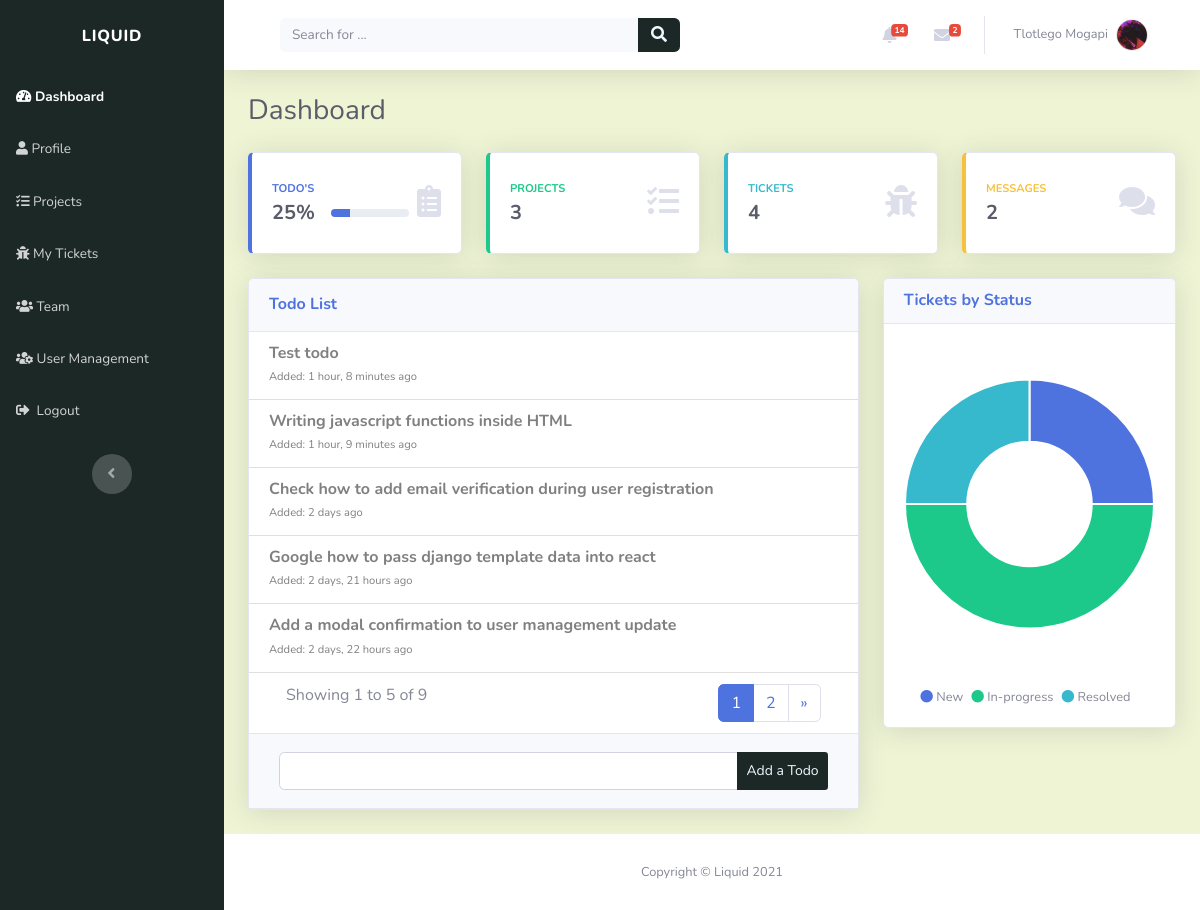
/ (signed in), run on an earlier commit of the app's database.
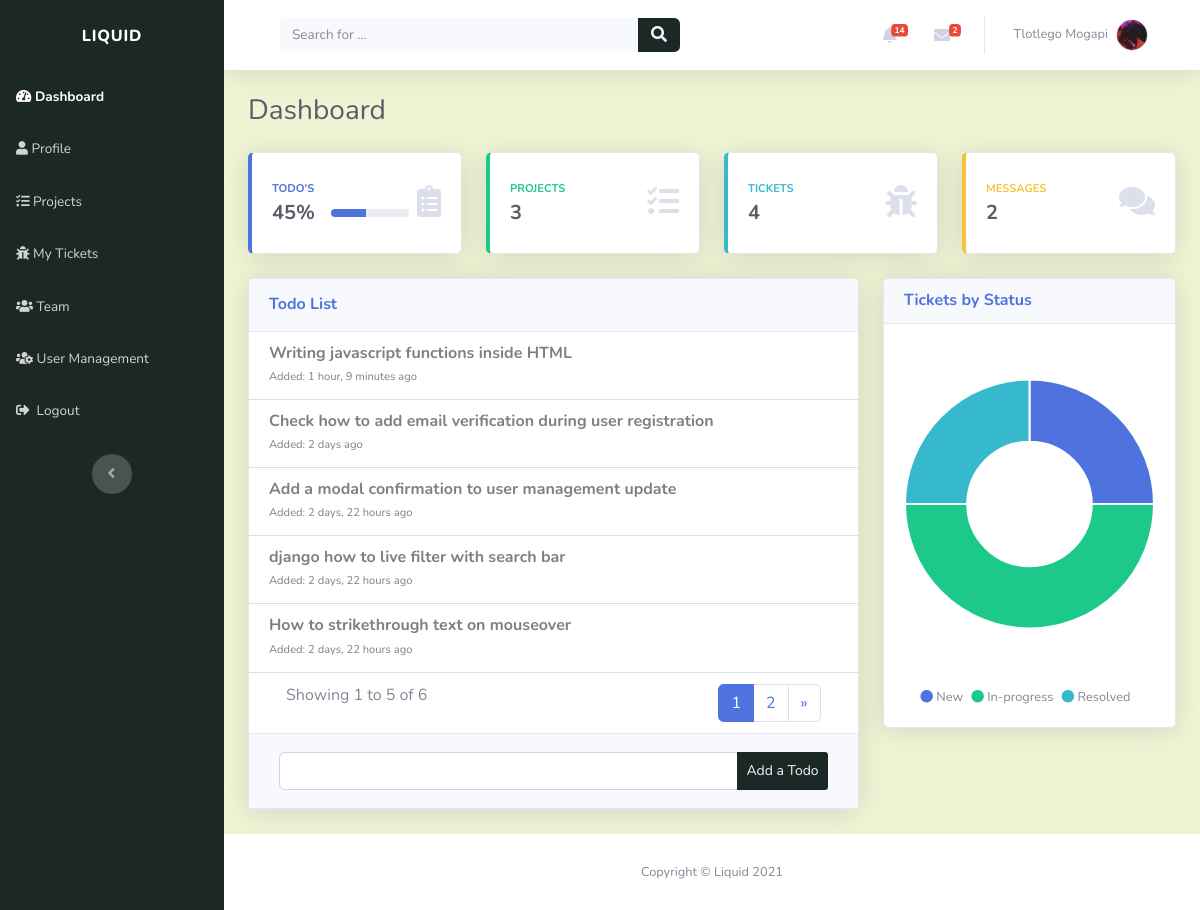
And on a later commit of the database.
### index/models.py (models this page shows, shortened)
class Todo(models.Model):
    TODO_STATUS = (
        ('COM', 'Completed'),
        ('SCH', 'Scheduled'),
    )
    created_by = models.ForeignKey(Profile, on_delete=models.CASCADE)
    created_on = models.DateTimeField(verbose_name="created on", auto_now_add=True)
    note = models.CharField(max_length=80)
    status = models.CharField(max_length=6, choices=TODO_STATUS, default='SCH')

### index/views.py (the view)
# urls.py: path('', views.index_view, name="index_page"),
@login_required(login_url='login_page')
def index_view(request):
    query = ""
    context = {}
    user = request.user
    user_profile = get_object_or_404(Profile, user=user)
    if request.GET and request.GET.get('q', None):
        query = request.GET.get('q', ' ')
        context['query'] = str(query)
        projects_query = sorted(search_projects(
            query), key=attrgetter('created_on'), reverse=True)
        tickets_query = sorted(search_tickets(
            query), key=attrgetter('created_on'), reverse=True)
        users_query = sorted(search_users(
            query), key=attrgetter('first_name'), reverse=True)
        context['projects'] = projects_query
        context['tickets'] = tickets_query
        context['users'] = users_query
        return render(request, "index/search_results.html", context)
    else:
        user_tickets = get_user_tickets(user_profile)
        resolved_tickets = 0
        new_tickets = 0
        in_progress_tickets = 0
        total_tickets = 0
        for ticket in user_tickets:
            total_tickets += 1
            if ticket.status == 'RESOLVED':
                resolved_tickets += 1
            elif ticket.status == 'NEW':
                new_tickets += 1
            elif ticket.status == 'IN_PROGRESS':
                in_progress_tickets += 1
        context['total_tickets'] = total_tickets
        if total_tickets != 0:
            context['resolved_tickets'] = round(resolved_tickets*100 / total_tickets)
            context['new_tickets'] = round(new_tickets*100 / total_tickets)
            context['in_progress_tickets'] = round(in_progress_tickets*100 / total_tickets)
        else:
            default_value = round(100/3)
            context['resolved_tickets'] = default_value
            context['new_tickets'] = default_value
            context['in_progress_tickets'] = default_value
        todos_count = Todo.objects.filter(created_by=user_profile).count()
        completed_todos = Todo.objects.filter(created_by=user_profile).filter(status='COM').count()
        todos_percentage = round(completed_todos*100 / todos_count)
        context['todos_percentage'] = todos_percentage
        user_todos = Todo.objects.filter(created_by=user_profile).filter(status='SCH').order_by('-created_on')
        page = request.GET.get('page', 1)
        todos_paginator = Paginator(user_todos, 5)
        try:
            user_todos = todos_paginator.page(page)
        except PageNotAnInteger:
            user_todos = todos_paginator.page(5)
        except EmptyPage:
            user_todos = todos_paginator.page(todos_paginator.num_pages)
        context['user_todos'] = user_todos
        if user.is_admin:
            context['tickets_count'] = user_tickets.count()
            context['projects_count'] = Project.objects.all().count()
        context['form'] = TodoForm()
        return render(request, "index/dashboard.html", context)

### index/forms.py
class TodoForm(forms.Form):
    todo = forms.CharField(max_length=80, widget=forms.TextInput(attrs={'class': 'form-control', 'name': "todo"}))

### index/custom_processors.py (called while the page is built)
def profile_processor(request):
    if request.user.is_authenticated:
        user = request.user
        user_profile = get_object_or_404(Profile, user=user)
        user_messages = DirectMessage.objects.filter(receiver=user_profile).filter(status='UNREAD').order_by('-created_on')[:5]
        user_alerts = Alert.objects.filter(user=user_profile).filter(status='UNREAD').order_by('-created_on')[:5]
        return {'profile': user_profile, 'direct_messages': user_messages, 'alerts': user_alerts}
    else:
        return{}

### index/templates/index/dashboard.html (shortened to what the changed rows need)
{% extends "index/header.html" %}
{% load static %}
{% block content %}
<div class="row">
	<div class="col-md-6 col-xl-3 mb-4">
		<div class="card shadow border-left-primary py-2">
			<div class="card-body">
				<div class="row align-items-center no-gutters">
					<div class="col mr-2">
						<div class="row no-gutters align-items-center">
							<div class="col-auto">
								<div class="text-dark font-weight-bold h5 mb-0 mr-3"><span>{{todos_percentage}}%</span></div>
							</div>
						</div>
					</div>
				</div>
			</div>
		</div>
	</div>
</div>
<div class="row">
	{% include "index/snippets/todos_list.html" %}
</div>
{% endblock %}

### index/templates/index/snippets/todo.html
<li class="list-group-item">
	<a href="{% url 'delete_todo' todo.id %}" style="text-decoration: none; color: grey;" onmouseover="t">
		<div class="row align-items-center no-gutters">
			<div class="col mr-2" onmouseover="">
				<h6 class="mb-0"><strong>{{ todo.note }}</strong></h6>
				<span class="text-xs">Added: {{ todo.created_on|timesince }} ago</span>
			</div>
		</div>
	</a>
</li>

What changed in the data, as far as the page shows it:
removed Todo: note "Test todo", created_on "1 hour, 8 minutes"
no longer on this page (row edited): Todo: note "Google how to pass django template data into react", created_on "2 days, 21 hours"
now on this page (row unchanged): Todo: note "django how to live filter with search bar", created_on "2 days, 22 hours"
now on this page (row unchanged): Todo: note "How to strikethrough text on mouseover", created_on "2 days, 22 hours"
Also different on the page:
{{ todos_percentage }}: "25" → "45"
{{ todos_percentage }}: 25 → 45 (drawn)
{{ user_todos.paginator.count }}: "9" → "6"
